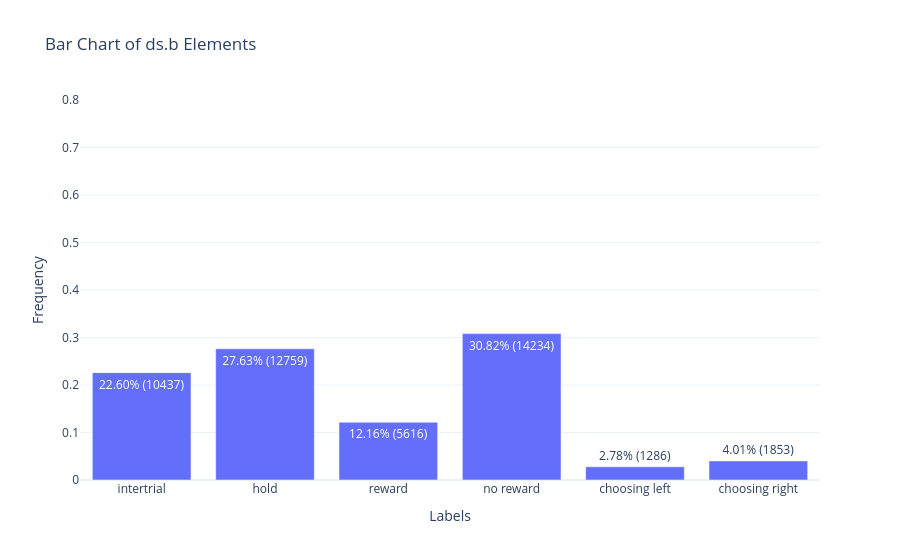

Here is the notebook cell this chart was saved with:
### Code cell
# Get unique elements and their counts
unique_elements, counts = np.unique(ds.b, return_counts=True)

# Map unique elements to their labels using ds.b_labels_dict
labels = [ds.b_labels_dict.get(element, str(element)) for element in unique_elements]

# Create the bar chart
fig = go.Figure(data=[
    go.Bar(
        x=labels,
        y=counts / ds.b.shape[0],
        text=[f"{count/ds.b.shape[0]:.2%} ({count})" for count in counts],
        textposition='auto'
    )
])

# Update layout
fig.update_layout(
    title="Bar Chart of ds.b Elements",
    xaxis_title="Labels",
    yaxis_title="Frequency",
    yaxis=dict(range=[0, 0.8]),
    template="plotly_white"
)

# Show the plot
fig.show()

### Figure 1 — Plotly figure (JSON) as saved in the notebook; plotly's stock layout.template omitted (floating-point values rounded to 4 significant figures)
{"data": [{"text": ["22.60% (10437)", "27.63% (12759)", "12.16% (5616)", "30.82% (14234)", "2.78% (1286)", "4.01% (1853)"], "textposition": "auto", "type": "bar", "x": ["intertrial", "hold", "reward", "no reward", "choosing left", "choosing right"], "y": [0.226, 0.2763, 0.1216, 0.3082, 0.02784, 0.04012]}], "layout": {"title": {"text": "Bar Chart of ds.b Elements"}, "xaxis": {"title": {"text": "Labels"}}, "yaxis": {"range": [0, 0.8], "title": {"text": "Frequency"}}}}
